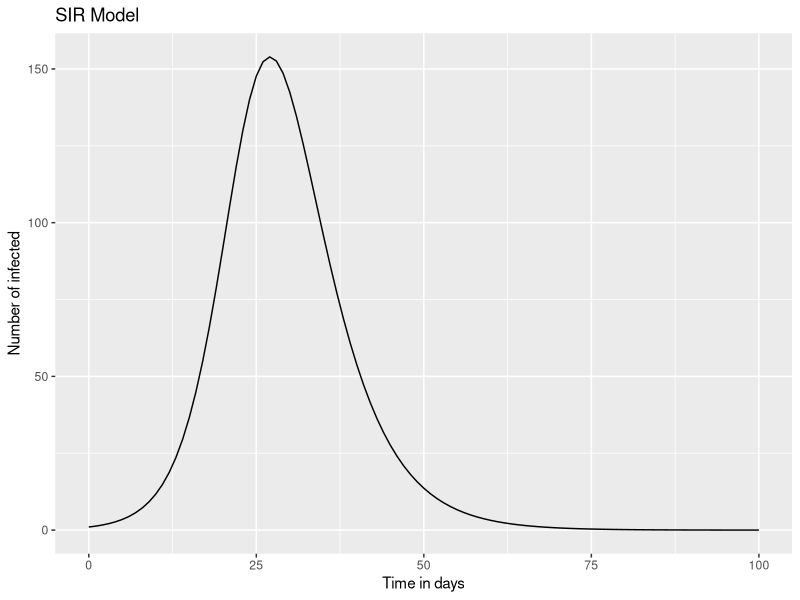
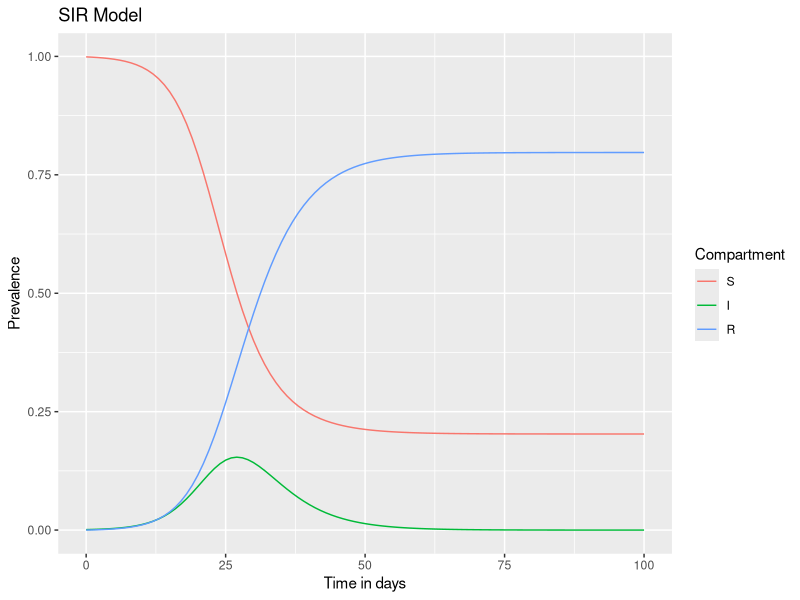
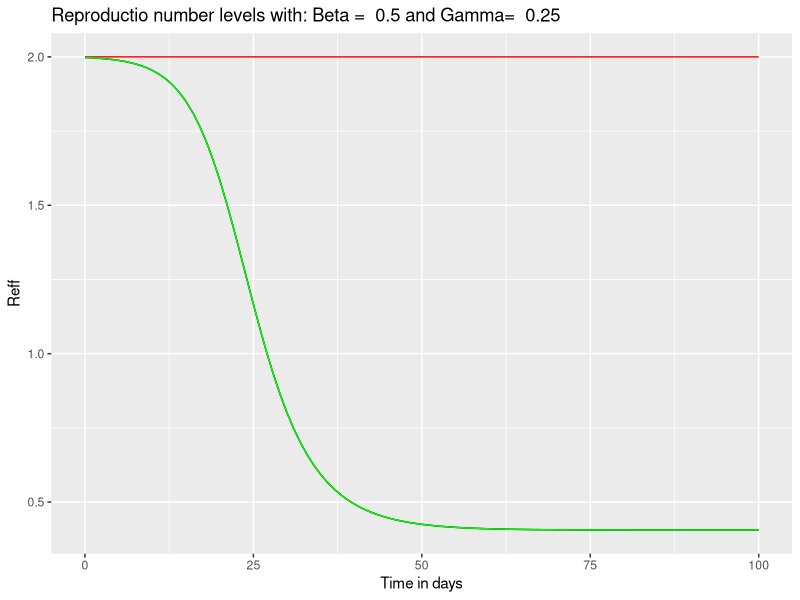
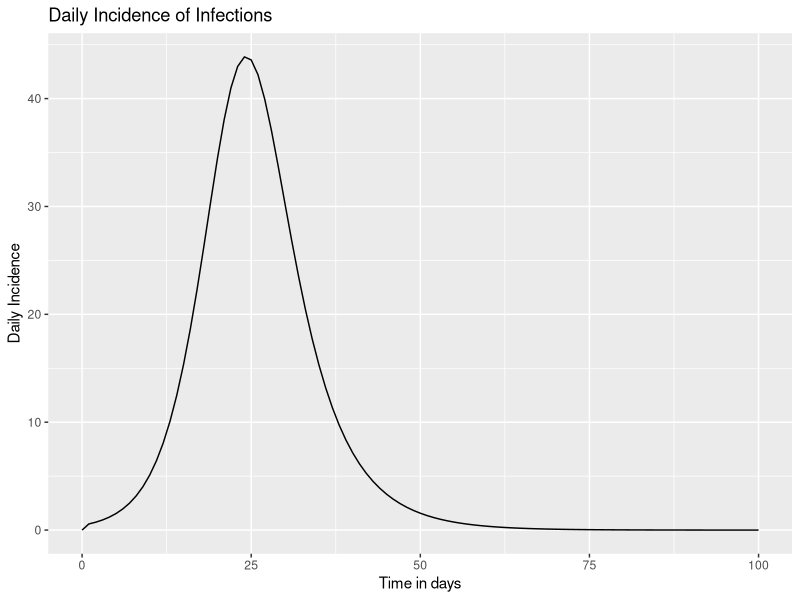

These figures' R source, in order:
#SIR Modelling (basic)

#library:
# install.packages("deSolve")
library(deSolve)
# install.packages("reshape2")
library(reshape2)
# install.packages("ggplot2")
library(ggplot2)

#inputs
N<-1000 #population
state_values<-c(S=N-1, #susceptible
                I=1,  #infected
                R=0)  #recovered

parameters <- c(beta<- 1/2, #infection rate days ^-1
                gamma<-1/4) #recovery rate days ^-1

#Timeframe
times<-seq(0,100,by=1)

#Model
sir_model<-function(time, state, parameters){
  with(as.list(c(state,parameters)),{
    N<-S+I+R
    lambda=beta*(I/N)
    dS=-lambda*S
    dI=lambda*S-gamma*I
    dR=gamma*I
    return(list(c(dS,dI,dR)))
    })
}



#Outputs

#Calculation of differtial equations

output<-as.data.frame(ode(y=state_values,
                          times=times,
                          func=sir_model,
                          parms=parameters))

output


output_full<-melt(as.data.frame(output),id='time')
#The purpose of the melt function is to transform a wide-format data frame into a long-format data frame. 


output_full$proportion<-output_full$value/sum(state_values)
#sum(state_values)=1000
output_full

#Plot

ggplot(data = output, aes(x = time, y = I)) +
  geom_line() +
  xlab("Time in days") +
  ylab("Number of infected") +
  labs(title = "SIR Model")

ggplot(output_full,aes(x=time,y=proportion, color=variable, gropu=variable))+
  geom_line()+
  xlab('Time in days')+
  ylab("Prevalence")+
  labs(color='Compartment',title='SIR Model')

#Effective Reproduction Number
output$reff<-parameters[1]/parameters[2]*output$S/(output$S+output$I+output$R)
output$reff
output$R0 <- parameters[1]/parameters[2]
output$R0
ggplot()+
  geom_line(data=output,aes(x=time,y=reff))+
  geom_line(data=output,aes(x=time,y=R0),color='red')+
  geom_line(data=output,aes(x=time,y=reff),color='green')+
  xlab("Time in days")+
  ylab("Reff")+
  labs(title=paste("Reproductio number levels with: Beta = ",parameters[1],"and Gamma= ",parameters[2]))

#To get incidence data from the infected dataset (To extract the daily incidence data from the output of the number of infected people, the difference between the number of infected individuals on consecutive days will give newly infected people on each day. )

# Calculate daily incidence
output$daily_incidence <- -c(0, diff(output$S))
output

# Plot daily incidence
ggplot(data = output, aes(x = time, y = daily_incidence)) +
  geom_line() +
  xlab("Time in days") +
  ylab("Daily Incidence") +
  labs(title = "Daily Incidence of Infections")

  
                
                
